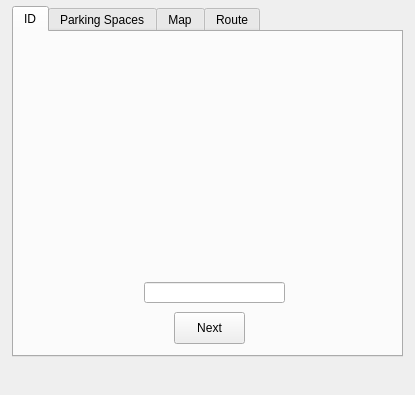
<?xml version="1.0" encoding="UTF-8"?>
<ui version="4.0">
 <class>MainWindow</class>
 <widget class="QMainWindow" name="MainWindow">
  <property name="geometry">
   <rect>
    <x>0</x>
    <y>0</y>
    <width>415</width>
    <height>395</height>
   </rect>
  </property>
  <property name="windowTitle">
   <string>PBooking</string>
  </property>
  <widget class="QWidget" name="centralWidget">
   <widget class="QTabWidget" name="tabWidget">
    <property name="geometry">
     <rect>
      <x>12</x>
      <y>6</y>
      <width>391</width>
      <height>351</height>
     </rect>
    </property>
    <property name="currentIndex">
     <number>0</number>
    </property>
    <widget class="QWidget" name="tab">
     <attribute name="title">
      <string>ID</string>
     </attribute>
     <widget class="QWidget" name="verticalLayoutWidget">
      <property name="geometry">
       <rect>
        <x>50</x>
        <y>10</y>
        <width>301</width>
        <height>241</height>
       </rect>
      </property>
      <layout class="QVBoxLayout" name="verticalLayout"/>
     </widget>
     <widget class="QPushButton" name="pushButton">
      <property name="geometry">
       <rect>
        <x>160</x>
        <y>280</y>
        <width>71</width>
        <height>32</height>
       </rect>
      </property>
      <property name="text">
       <string>Next</string>
      </property>
     </widget>
     <widget class="QLineEdit" name="lineEdit">
      <property name="geometry">
       <rect>
        <x>130</x>
        <y>250</y>
        <width>141</width>
        <height>21</height>
       </rect>
      </property>
     </widget>
    </widget>
    <widget class="QWidget" name="tab_2">
     <attribute name="title">
      <string>Parking Spaces</string>
     </attribute>
     <widget class="QLabel" name="label_7">
      <property name="geometry">
       <rect>
        <x>190</x>
        <y>40</y>
        <width>181</width>
        <height>101</height>
       </rect>
      </property>
      <property name="text">
       <string>Parking Lot A is the Nearest.</string>
      </property>
     </widget>
     <widget class="QPushButton" name="pushButton_2">
      <property name="geometry">
       <rect>
        <x>190</x>
        <y>220</y>
        <width>161</width>
        <height>31</height>
       </rect>
      </property>
      <property name="text">
       <string>Get The Nearest Map</string>
      </property>
     </widget>
     <widget class="QWidget" name="layoutWidget">
      <property name="geometry">
       <rect>
        <x>10</x>
        <y>30</y>
        <width>101</width>
        <height>251</height>
       </rect>
      </property>
      <layout class="QVBoxLayout" name="verticalLayout_2">
       <item>
        <widget class="QLabel" name="label">
         <property name="text">
          <string>Parking Lot A</string>
         </property>
        </widget>
       </item>
       <item>
        <widget class="QLabel" name="label_2">
         <property name="text">
          <string>Parking Lot B</string>
         </property>
        </widget>
       </item>
       <item>
        <widget class="QLabel" name="label_3">
         <property name="text">
          <string>Parking Lot C</string>
         </property>
        </widget>
       </item>
      </layout>
     </widget>
     <widget class="QWidget" name="layoutWidget">
      <property name="geometry">
       <rect>
        <x>130</x>
        <y>30</y>
        <width>31</width>
        <height>251</height>
       </rect>
      </property>
      <layout class="QVBoxLayout" name="verticalLayout_3">
       <item>
        <widget class="QLabel" name="label_4">
         <property name="text">
          <string>3</string>
         </property>
        </widget>
       </item>
       <item>
        <widget class="QLabel" name="label_5">
         <property name="text">
          <string>10</string>
         </property>
        </widget>
       </item>
       <item>
        <widget class="QLabel" name="label_6">
         <property name="text">
          <string>0</string>
         </property>
        </widget>
       </item>
      </layout>
     </widget>
     <widget class="QWidget" name="layoutWidget">
      <property name="geometry">
       <rect>
        <x>210</x>
        <y>110</y>
        <width>127</width>
        <height>100</height>
       </rect>
      </property>
      <layout class="QVBoxLayout" name="verticalLayout_6">
       <item>
        <widget class="QPushButton" name="pushButton_3">
         <property name="text">
          <string>Parking Lot A</string>
         </property>
        </widget>
       </item>
       <item>
        <widget class="QPushButton" name="pushButton_4">
         <property name="text">
          <string>Parking Lot B</string>
         </property>
        </widget>
       </item>
       <item>
        <widget class="QPushButton" name="pushButton_5">
         <property name="text">
          <string>Parking Lot C</string>
         </property>
        </widget>
       </item>
      </layout>
     </widget>
     <zorder>layoutWidget</zorder>
     <zorder>layoutWidget</zorder>
     <zorder>layoutWidget</zorder>
     <zorder>label_7</zorder>
     <zorder>pushButton_2</zorder>
    </widget>
    <widget class="QWidget" name="tab_3">
     <attribute name="title">
      <string>Map</string>
     </attribute>
     <widget class="QWidget" name="verticalLayoutWidget_2">
      <property name="geometry">
       <rect>
        <x>40</x>
        <y>60</y>
        <width>301</width>
        <height>191</height>
       </rect>
      </property>
      <layout class="QVBoxLayout" name="verticalLayout_5"/>
     </widget>
     <widget class="QWidget" name="layoutWidget">
      <property name="geometry">
       <rect>
        <x>110</x>
        <y>260</y>
        <width>180</width>
        <height>32</height>
       </rect>
      </property>
      <layout class="QHBoxLayout" name="horizontalLayout">
       <item>
        <widget class="QPushButton" name="pushButton_7">
         <property name="text">
          <string>2</string>
         </property>
        </widget>
       </item>
       <item>
        <widget class="QPushButton" name="pushButton_9">
         <property name="text">
          <string>5</string>
         </property>
        </widget>
       </item>
       <item>
        <widget class="QPushButton" name="pushButton_8">
         <property name="text">
          <string>9</string>
         </property>
        </widget>
       </item>
      </layout>
     </widget>
     <widget class="QLabel" name="label_10">
      <property name="geometry">
       <rect>
        <x>60</x>
        <y>270</y>
        <width>59</width>
        <height>16</height>
       </rect>
      </property>
      <property name="text">
       <string>Book</string>
      </property>
     </widget>
     <widget class="QWidget" name="layoutWidget">
      <property name="geometry">
       <rect>
        <x>70</x>
        <y>10</y>
        <width>253</width>
        <height>42</height>
       </rect>
      </property>
      <layout class="QVBoxLayout" name="verticalLayout_4">
       <item>
        <widget class="QLabel" name="label_8">
         <property name="text">
          <string>Parking Lot A is the Nearest Parking Lot.</string>
         </property>
        </widget>
       </item>
       <item>
        <widget class="QLabel" name="label_9">
         <property name="text">
          <string>Here is the map of Parking Lot A.</string>
         </property>
        </widget>
       </item>
      </layout>
     </widget>
    </widget>
    <widget class="QWidget" name="tab_4">
     <attribute name="title">
      <string>Route</string>
     </attribute>
     <widget class="QWidget" name="verticalLayoutWidget_3">
      <property name="geometry">
       <rect>
        <x>50</x>
        <y>50</y>
        <width>291</width>
        <height>221</height>
       </rect>
      </property>
      <layout class="QVBoxLayout" name="verticalLayout_7"/>
     </widget>
     <widget class="QLabel" name="label_11">
      <property name="geometry">
       <rect>
        <x>130</x>
        <y>20</y>
        <width>151</width>
        <height>16</height>
       </rect>
      </property>
      <property name="text">
       <string>Suggested Route.</string>
      </property>
     </widget>
    </widget>
   </widget>
  </widget>
  <widget class="QMenuBar" name="menuBar">
   <property name="geometry">
    <rect>
     <x>0</x>
     <y>0</y>
     <width>415</width>
     <height>22</height>
    </rect>
   </property>
  </widget>
 </widget>
 <layoutdefault spacing="6" margin="11"/>
 <resources/>
 <connections/>
</ui>
